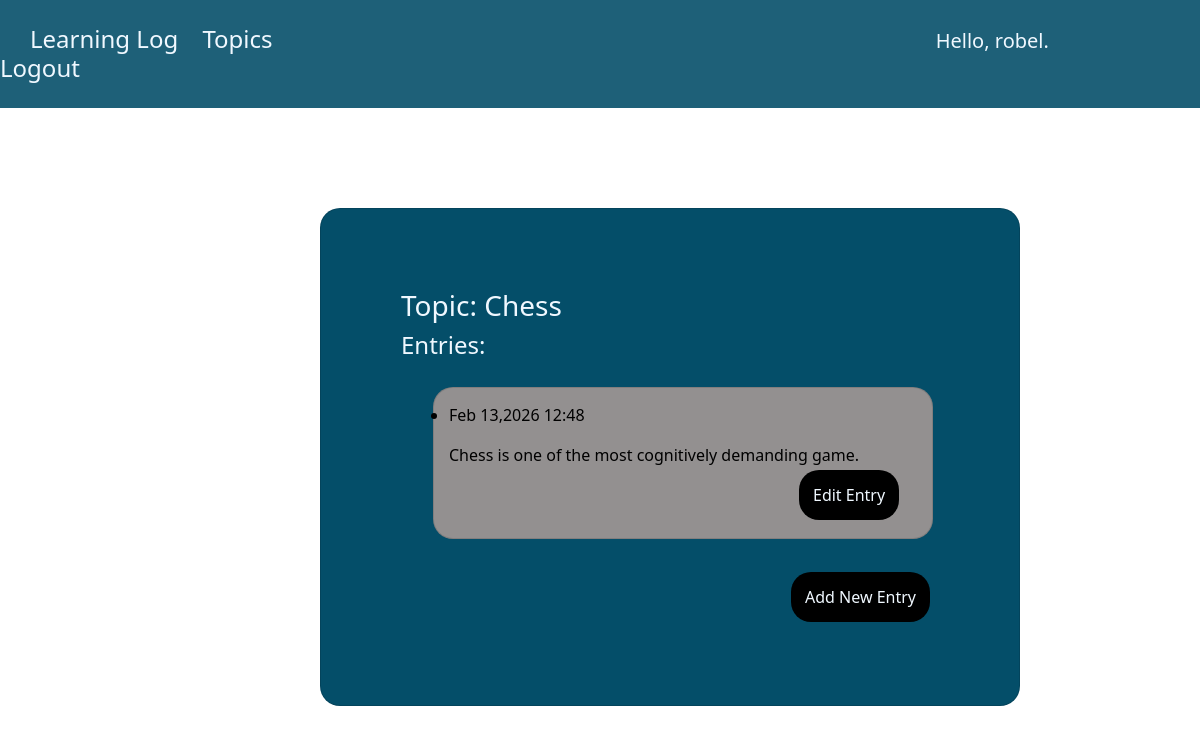
The page /topic/1 (signed in) on the database as committed earlier.
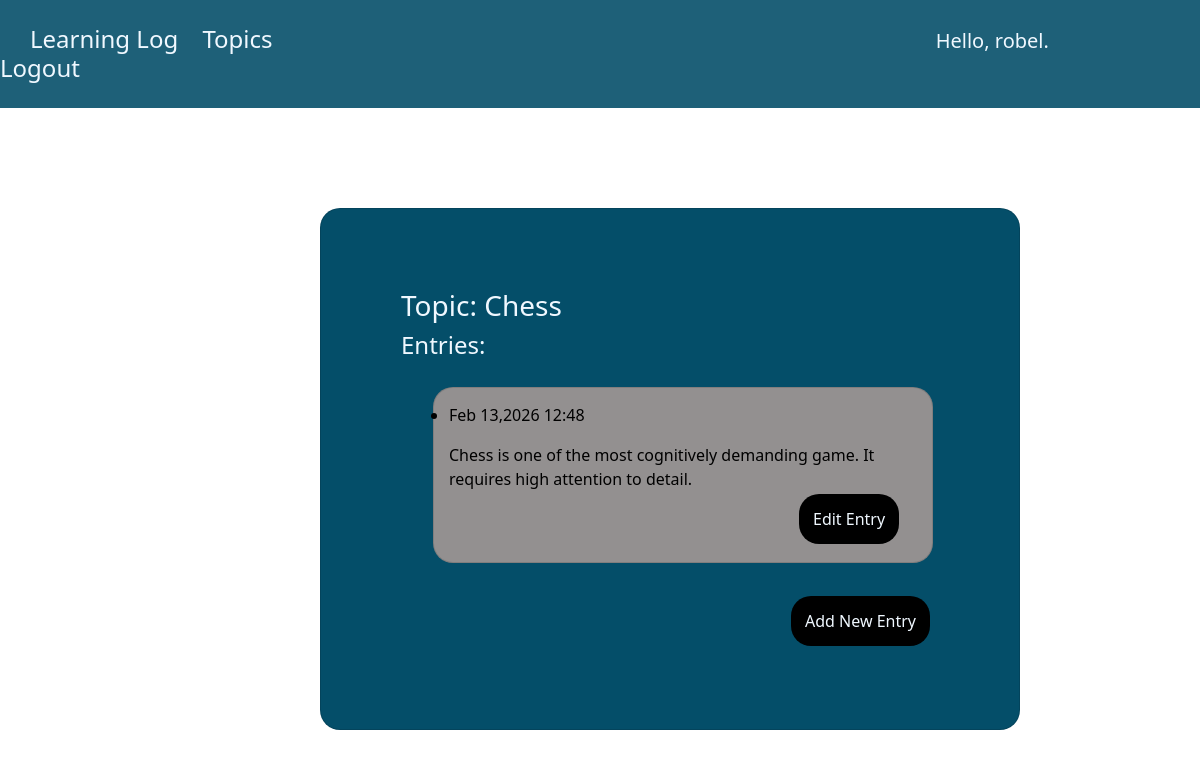
The same page on the database as committed later.
### learning_log/models.py (models this page shows, shortened)
class Entry(models.Model):
    topic = models.ForeignKey(Topic, on_delete = models.CASCADE)
    text = models.TextField()
    date_added = models.DateTimeField(auto_now_add=True)
    class Meta:
        verbose_name_plural = 'entries'

### learning_log/views.py (the view)
# urls.py: path('topic/<int:topic_id>', views.topic, name='topic'),
@login_required
def topic(request, topic_id):
    topic = Topic.objects.get(id = topic_id)
    if topic.owner != request.user:
        raise Http404
    entries = topic.entry_set.order_by('-date_added')
    context = {'topic' : topic, 'entries' : entries}
    return render(request, 'learning_log/topic.html', context)

### learning_log/models.py (called while the page is built)
    def __str__(self):
        return self.text

### learning_log/templates/learning_log/topic.html
{% extends 'learning_log/base.html' %}
{% block content %}
<div style="margin-left: 320px; margin-bottom: 30px;" class="card" id="topic-card">
    <h3>Topic: {{ topic }}</h3>
    <h4>Entries:</h4>
    <ul>
        {% for entry in entries %}
        <div class="card" id="entry-list" style="margin-top: 20px;">
            <li style="color: black;">
                <p>{{ entry.date_added|date:'M d,Y H:i'}}</p>
                <p>{{ entry.text|linebreaks }}</p>
                <p>
                    <a href="{% url 'learning_log:edit_entry' entry.id %}" id="edit-entry-button">Edit Entry</a>
                </p>
            </li>
        </div>
        {% empty %}
            <li>
                There are no entries for this topic yet.
            </li>
        {% endfor %}
    </ul>
    <p style="margin-top: 30px;">
        <a href="{% url 'learning_log:new_entry' topic.id %}" id="add-new-entry-button">Add New Entry</a>
    </p>
</div>
{% endblock content %}

Rows that differ between the two databases and show on the page:
changed Entry: text "Chess is one of the most cognitively demanding game." → "Chess is one of the most cognitively demanding game. It requires high attention to detail."
